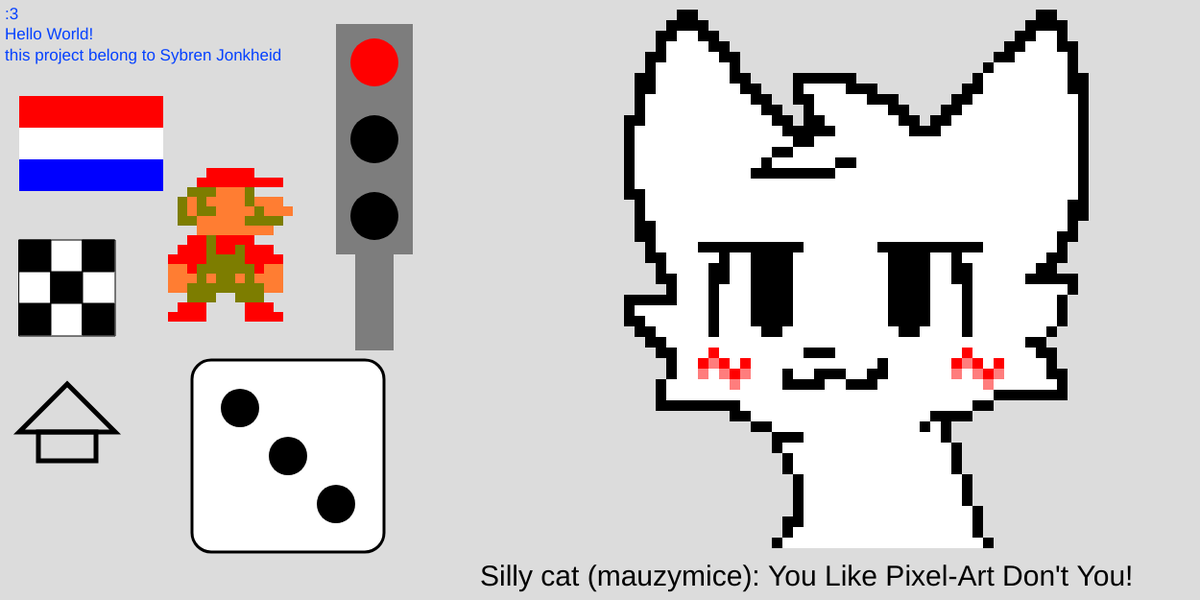
Frame 1 (no input)
Frame 60 (no input): identical to frame 1, image omitted
Frame 120 (the mouse pressed at the canvas centre since frame 60): identical to frame 1, image omitted

The p5.js sketch that drew this single still picture (run headless with seeded random() and noise() and a simulated clock; from frame 60 on, the mouse is pressed at the canvas centre):

// p5.js sketch
// ── sketch.js



function setup() {
  createCanvas(1250, 625);


  background(220);

  //naam
  fill(5,65,255);
  textSize(17);
  text(":3\nHello World!\nthis project belong to Sybren Jonkheid", 5, 20);

  //vlag
  push();
  translate(20,100);

  noStroke();

  fill(255,0,0);
  rect(0,0,150,33);

  fill(255);
  rect(0,33,150,33);

  fill(0,0,255);
  rect(0,66,150,33);

  pop();
  
  //schaakboord
  push();
  translate(20,250);

  stroke(0);

  fill(255);
  square(0,0,100);

  fill(0);
  square(0,0,33);
  square(66,0,33);
  square(0,66,33);
  square(33,33,33);
  square(66,66,33);

  pop();

  //huisje
  push();
  strokeWeight(5);
  translate(20, 400);
  fill(0,0,0,0);
  
  triangle(0,50,50,0,100,50);
  rect(20,50,60,30);

  pop();


  //dobbelsteen
  push();
  translate(200,375);

  stroke(0);
  strokeWeight(3);
  fill(255)

  rect(0,0,200,200,20);

  fill(0);
  strokeWeight();

  circle(50,50,40);
  circle(100,100,40);
  circle(150,150,40);

  pop();


  //mario
  push();
  translate(175,175);
  noStroke();

  let px_sixe = 10;

  const mario = [
    [0,0,0,0,1,1,1,1,1,0,0,0,0],
    [0,0,0,1,1,1,1,1,1,1,1,1,0],
    [0,0,2,2,2,3,3,3,2,0,0,0,0],
    [0,2,3,2,3,3,3,3,2,3,3,3,0],
    [0,2,3,2,2,3,3,3,3,2,3,3,3],
    [0,2,2,3,3,3,3,3,2,2,2,2,0],
    [0,0,0,3,3,3,3,3,3,3,3,0,0],
    [0,0,1,1,2,1,1,1,1,0,0,0,0],
    [0,1,1,1,2,1,1,2,1,1,1,0,0],
    [1,1,1,1,2,2,2,2,1,1,1,1,0],
    [3,3,1,2,2,2,2,2,2,1,3,3,0],
    [3,3,3,2,3,2,2,3,2,3,3,3,0],
    [3,3,2,2,2,2,2,2,2,2,3,3,0],
    [0,0,2,2,2,0,0,2,2,2,0,0,0],
    [0,1,1,1,0,0,0,0,1,1,1,0,0],
    [1,1,1,1,0,0,0,0,1,1,1,1,0]
  ];
  const mario_colors = [
    color(0,0,0,0),
    color(255,0,0),
    color(125,125,0),
    color(255,125,50)
  ];

  for (let y = 0; y < mario.length; y++){
    for (let x = 0; x < mario[y].length; x++){
      fill(mario_colors[mario[y][x]]);
      square(x*px_sixe,y*px_sixe,px_sixe);
    }
  }
  pop();


  
  push();
  translate(650,10);

  noStroke();

  px_sixe = 11;

  const mauzymice = [
    [0,0,0,0,0,3,3,0,0,0,0,0,0,0,0,0,0,0,0,0,0,0,0,0,0,0,0,0,0,0,0,0,0,0,0,0,0,0,0,3,3,0,0,0],
    [0,0,0,0,3,3,3,3,0,0,0,0,0,0,0,0,0,0,0,0,0,0,0,0,0,0,0,0,0,0,0,0,0,0,0,0,0,0,3,3,3,3,0,0],
    [0,0,0,3,3,1,1,3,3,0,0,0,0,0,0,0,0,0,0,0,0,0,0,0,0,0,0,0,0,0,0,0,0,0,0,0,0,3,3,1,1,3,0,0],
    [0,0,0,3,1,1,1,1,3,3,0,0,0,0,0,0,0,0,0,0,0,0,0,0,0,0,0,0,0,0,0,0,0,0,0,0,3,3,1,1,1,3,3,0],
    [0,0,3,3,1,1,1,1,1,3,3,0,0,0,0,0,0,0,0,0,0,0,0,0,0,0,0,0,0,0,0,0,0,0,0,3,3,1,1,1,1,1,3,0],
    [0,0,3,1,1,1,1,1,1,1,3,0,0,0,0,0,0,0,0,0,0,0,0,0,0,0,0,0,0,0,0,0,0,0,3,1,1,1,1,1,1,1,3,0],
    [0,3,3,1,1,1,1,1,1,1,3,3,0,0,0,0,3,3,3,3,3,3,0,0,0,0,0,0,0,0,0,0,0,3,1,1,1,1,1,1,1,1,3,3],
    [0,3,3,1,1,1,1,1,1,1,1,3,3,0,0,0,3,1,1,1,1,3,3,3,0,0,0,0,0,0,0,0,3,3,1,1,1,1,1,1,1,1,3,3],
    [0,3,1,1,1,1,1,1,1,1,1,1,3,3,0,0,3,3,1,1,1,1,1,3,3,3,0,0,0,0,0,3,3,1,1,1,1,1,1,1,1,1,1,3],  
    [0,3,1,1,1,1,1,1,1,1,1,1,1,3,3,0,0,3,1,1,1,1,1,1,1,3,3,0,0,0,3,3,1,1,1,1,1,1,1,1,1,1,1,3],
    [3,3,1,1,1,1,1,1,1,1,1,1,1,1,3,3,0,3,3,1,1,1,1,1,1,1,3,3,0,3,3,1,1,1,1,1,1,1,1,1,1,1,1,3],
    [3,1,1,1,1,1,1,1,1,1,1,1,1,1,1,3,3,3,3,3,1,1,1,1,1,1,1,3,3,3,1,1,1,1,1,1,1,1,1,1,1,1,1,3],
    [3,1,1,1,1,1,1,1,1,1,1,1,1,1,1,1,3,3,1,1,1,1,1,1,1,1,1,1,1,1,1,1,1,1,1,1,1,1,1,1,1,1,1,3],
    [3,1,1,1,1,1,1,1,1,1,1,1,1,1,3,3,1,1,1,1,1,1,1,1,1,1,1,1,1,1,1,1,1,1,1,1,1,1,1,1,1,1,1,3],
    [3,1,1,1,1,1,1,1,1,1,1,1,1,3,1,1,1,1,1,1,3,3,1,1,1,1,1,1,1,1,1,1,1,1,1,1,1,1,1,1,1,1,1,3],
    [3,1,1,1,1,1,1,1,1,1,1,1,3,3,3,3,3,3,3,3,1,1,1,1,1,1,1,1,1,1,1,1,1,1,1,1,1,1,1,1,1,1,1,3],
    [3,1,1,1,1,1,1,1,1,1,1,1,1,1,1,1,1,1,1,1,1,1,1,1,1,1,1,1,1,1,1,1,1,1,1,1,1,1,1,1,1,1,1,3],
    [3,3,1,1,1,1,1,1,1,1,1,1,1,1,1,1,1,1,1,1,1,1,1,1,1,1,1,1,1,1,1,1,1,1,1,1,1,1,1,1,1,1,1,3],
    [0,3,1,1,1,1,1,1,1,1,1,1,1,1,1,1,1,1,1,1,1,1,1,1,1,1,1,1,1,1,1,1,1,1,1,1,1,1,1,1,1,1,3,3],
    [0,3,1,1,1,1,1,1,1,1,1,1,1,1,1,1,1,1,1,1,1,1,1,1,1,1,1,1,1,1,1,1,1,1,1,1,1,1,1,1,1,1,3,3],
    [0,3,3,1,1,1,1,1,1,1,1,1,1,1,1,1,1,1,1,1,1,1,1,1,1,1,1,1,1,1,1,1,1,1,1,1,1,1,1,1,1,1,3,0],
    [0,3,3,1,1,1,1,1,1,1,1,1,1,1,1,1,1,1,1,1,1,1,1,1,1,1,1,1,1,1,1,1,1,1,1,1,1,1,1,1,1,3,3,0],
    [0,0,3,1,1,1,1,3,3,3,3,3,3,3,3,3,3,1,1,1,1,1,1,1,3,3,3,3,3,3,3,3,3,3,1,1,1,1,1,1,1,3,0,0],
    [0,0,3,3,1,1,1,1,1,3,1,1,3,3,3,3,1,1,1,1,1,1,1,1,1,3,3,3,3,1,1,3,1,1,1,1,1,1,1,1,3,3,0,0],
    [0,0,0,3,1,1,1,1,3,3,1,1,3,3,3,3,1,1,1,1,1,1,1,1,1,3,3,3,3,1,1,3,3,1,1,1,1,1,1,3,3,0,0,0],
    [0,0,0,3,3,1,1,1,3,3,1,1,3,3,3,3,1,1,1,1,1,1,1,1,1,3,3,3,3,1,1,3,3,1,1,1,1,1,3,3,3,3,3,0],
    [0,0,0,0,3,1,1,1,3,1,1,1,3,3,3,3,1,1,1,1,1,1,1,1,1,3,3,3,3,1,1,1,3,1,1,1,1,1,1,1,1,1,3,0],
    [3,3,3,3,3,1,1,1,3,1,1,1,3,3,3,3,1,1,1,1,1,1,1,1,1,3,3,3,3,1,1,1,3,1,1,1,1,1,1,1,1,3,0,0],
    [3,1,1,1,1,1,1,1,3,1,1,1,3,3,3,3,1,1,1,1,1,1,1,1,1,3,3,3,3,1,1,1,3,1,1,1,1,1,1,1,1,3,0,0],
    [3,3,1,1,1,1,1,1,3,1,1,1,3,3,3,3,1,1,1,1,1,1,1,1,1,3,3,3,3,1,1,1,3,1,1,1,1,1,1,1,1,3,0,0],
    [0,3,3,1,1,1,1,1,3,1,1,1,1,3,3,1,1,1,1,1,1,1,1,1,1,1,3,3,1,1,1,1,3,1,1,1,1,1,1,1,3,0,0,0],
    [0,0,3,3,1,1,1,1,1,1,1,1,1,1,1,1,1,1,1,1,1,1,1,1,1,1,1,1,1,1,1,1,1,1,1,1,1,1,3,3,0,0,0,0],
    [0,0,0,3,3,1,1,1,2,1,1,1,1,1,1,1,1,3,3,3,1,1,1,1,1,1,1,1,1,1,1,1,2,1,1,1,1,1,1,3,3,0,0,0],
    [0,0,0,0,3,1,1,2,4,2,1,2,1,1,1,1,1,1,1,1,1,1,1,1,3,1,1,1,1,1,1,2,4,2,1,2,1,1,1,1,3,0,0,0],
    [0,0,0,0,3,1,1,4,1,4,2,4,1,1,1,3,1,1,3,3,3,1,1,3,3,1,1,1,1,1,1,4,1,4,2,4,1,1,1,1,3,3,0,0],
    [0,0,0,3,1,1,1,1,1,1,4,1,1,1,1,3,3,3,3,1,1,3,3,3,1,1,1,1,1,1,1,1,1,1,4,1,1,1,1,1,1,3,0,0],
    [0,0,0,3,1,1,1,1,1,1,1,1,1,1,1,1,1,1,1,1,1,1,1,1,1,1,1,1,1,1,1,1,1,1,1,3,3,3,3,3,3,3,0,0],
    [0,0,0,3,3,3,3,3,3,3,3,1,1,1,1,1,1,1,1,1,1,1,1,1,1,1,1,1,1,1,1,1,1,3,3,0,0,0,0,0,0,0,0,0],
    [0,0,0,0,0,0,0,0,0,0,3,3,1,1,1,1,1,1,1,1,1,1,1,1,1,1,1,1,1,3,3,3,3,0,0,0,0,0,0,0,0,0,0,0],
    [0,0,0,0,0,0,0,0,0,0,0,0,3,3,1,1,1,1,1,1,1,1,1,1,1,1,1,1,3,1,3,0,0,0,0,0,0,0,0,0,0,0,0,0],
    [0,0,0,0,0,0,0,0,0,0,0,0,0,0,3,3,3,1,1,1,1,1,1,1,1,1,1,1,1,1,3,0,0,0,0,0,0,0,0,0,0,0,0,0],
    [0,0,0,0,0,0,0,0,0,0,0,0,0,0,3,1,1,1,1,1,1,1,1,1,1,1,1,1,1,1,1,3,0,0,0,0,0,0,0,0,0,0,0,0],
    [0,0,0,0,0,0,0,0,0,0,0,0,0,0,0,3,1,1,1,1,1,1,1,1,1,1,1,1,1,1,1,3,0,0,0,0,0,0,0,0,0,0,0,0],
    [0,0,0,0,0,0,0,0,0,0,0,0,0,0,0,3,1,1,1,1,1,1,1,1,1,1,1,1,1,1,1,3,0,0,0,0,0,0,0,0,0,0,0,0],
    [0,0,0,0,0,0,0,0,0,0,0,0,0,0,0,0,3,1,1,1,1,1,1,1,1,1,1,1,1,1,1,1,3,0,0,0,0,0,0,0,0,0,0,0],
    [0,0,0,0,0,0,0,0,0,0,0,0,0,0,0,0,3,1,1,1,1,1,1,1,1,1,1,1,1,1,1,1,3,0,0,0,0,0,0,0,0,0,0,0],
    [0,0,0,0,0,0,0,0,0,0,0,0,0,0,0,0,3,1,1,1,1,1,1,1,1,1,1,1,1,1,1,1,3,0,0,0,0,0,0,0,0,0,0,0],
    [0,0,0,0,0,0,0,0,0,0,0,0,0,0,0,0,3,1,1,1,1,1,1,1,1,1,1,1,1,1,1,1,1,3,0,0,0,0,0,0,0,0,0,0],
    [0,0,0,0,0,0,0,0,0,0,0,0,0,0,0,3,3,1,1,1,1,1,1,1,1,1,1,1,1,1,1,1,1,3,0,0,0,0,0,0,0,0,0,0],
    [0,0,0,0,0,0,0,0,0,0,0,0,0,0,0,3,1,1,1,1,1,1,1,1,1,1,1,1,1,1,1,1,1,3,0,0,0,0,0,0,0,0,0,0],
    [0,0,0,0,0,0,0,0,0,0,0,0,0,0,3,1,1,1,1,1,1,1,1,1,1,1,1,1,1,1,1,1,1,1,3,0,0,0,0,0,0,0,0,0]
  ]
  

  const mauzymice_colors = [
    color(0,0,0,0),
    color(255),
    color(255,0,0),
    color(0,0,0),
    color(255,125,125)
  ]

  for (let y = 0; y < mauzymice.length; y++){
    for (let x = 0; x < mauzymice[y].length; x++){
      fill(mauzymice_colors[mauzymice[y][x]]);
      square(x*px_sixe,y*px_sixe,px_sixe);
    }
  }

  fill(0);
  textSize(30);
  text("Silly cat (mauzymice): You Like Pixel-Art Don't You!",-150,600);

  pop();

  
}

let last_time = 0;
let light = 0;

function draw() {
  
  //stoplight`

  const original  = [
    color(255,0,0),
    color(0,255,0),
    color(255,125,0)
  ]
  let light_colors = []
  for (let i = 0; i < original.length; i++){
    light_colors.push(color(0,0,0));
  }
  push();
  translate(350, 25);

  noStroke();
  fill(125);
  rect(0,0,80,240);
  rect(20,240,40,100);

  if (light == 3){
    light = 0;
  }

  for (let i = 0; i < light_colors.length; i++){
      if (i == light){
        light_colors[i] = original[i];
      }
        
    }

  if (millis() - last_time > 2000){
    
    light++
    last_time = millis()
  }
  
  fill(light_colors[0]);
  circle(40,40,50);
  fill(light_colors[1]);
  circle(40,200,50);
  
  fill(light_colors[2]);
  circle(40,120,50);

  pop();
}
